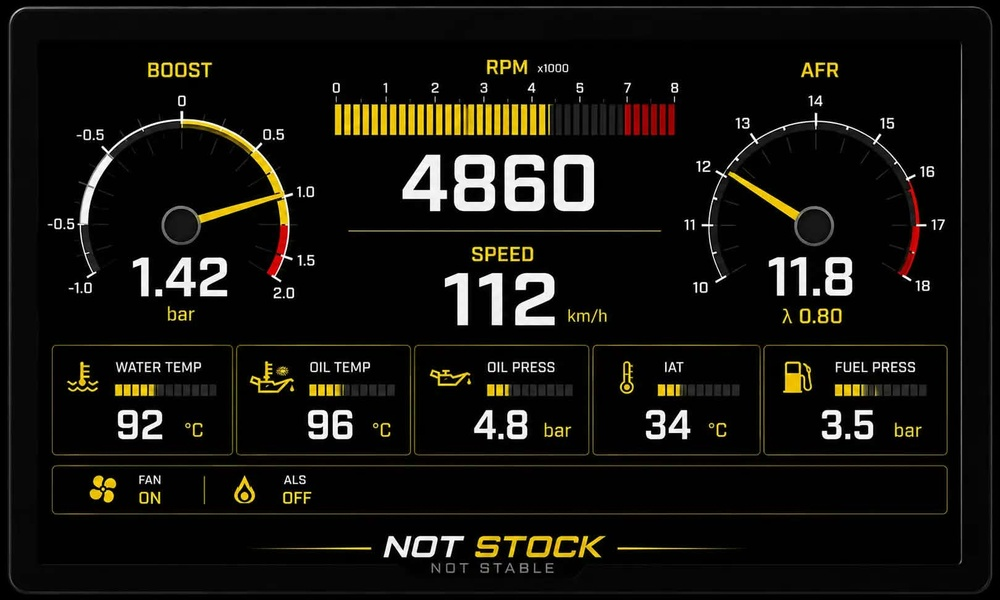
#> input picture dash/notstock-dash-7inch/assets/mockup.jpg, 1000 x 600 px, shrunk from 1619 x 971 before the run
$ python topng.py ../../notstock-dash-7inch/assets/mockup.jpg out.png
#> lines starting #> are read from the running program, lines starting #| are printed output that depends on the picture; after the words box and inside, x2 and y2 are one past the last pixel; in counts of white or black regions, pixels touching at a corner belong together
"""PPM from tools/sim -> PNG, masked to the round panel."""
import sys
from PIL import Image, ImageDraw
im = Image.open(sys.argv[1]).convert("RGB")
#> im is the input picture: PIL image 1000x600 RGB; mean R, G, B 19.7, 18.1, 14.1
w, h = im.size
#> w = 1000; h = 600
bg = Image.new("RGB", (w, h), (24, 24, 24))
#> bg: PIL image 1000x600 RGB; every value is 24
m = Image.new("L", (w, h), 0)
#> m: PIL image 1000x600 L; every value is 0
ImageDraw.Draw(m).ellipse((0, 0, w - 1, h - 1), fill=255)
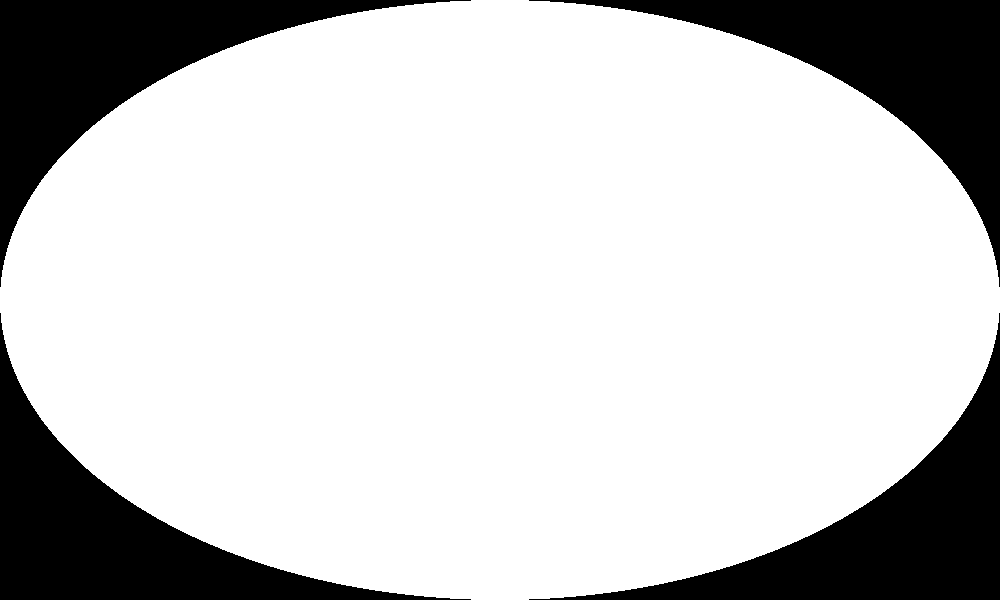
#> m: PIL image 1000x600 L; 78.5% white; 4 black regions, box (x1, y1, x2, y2) and area: (0, 0, 471, 287) 32212, (529, 0, 1000, 287) 32212, (0, 313, 471, 600) 32212, (529, 313, 1000, 600) 32212
bg.paste(im, (0, 0), m)
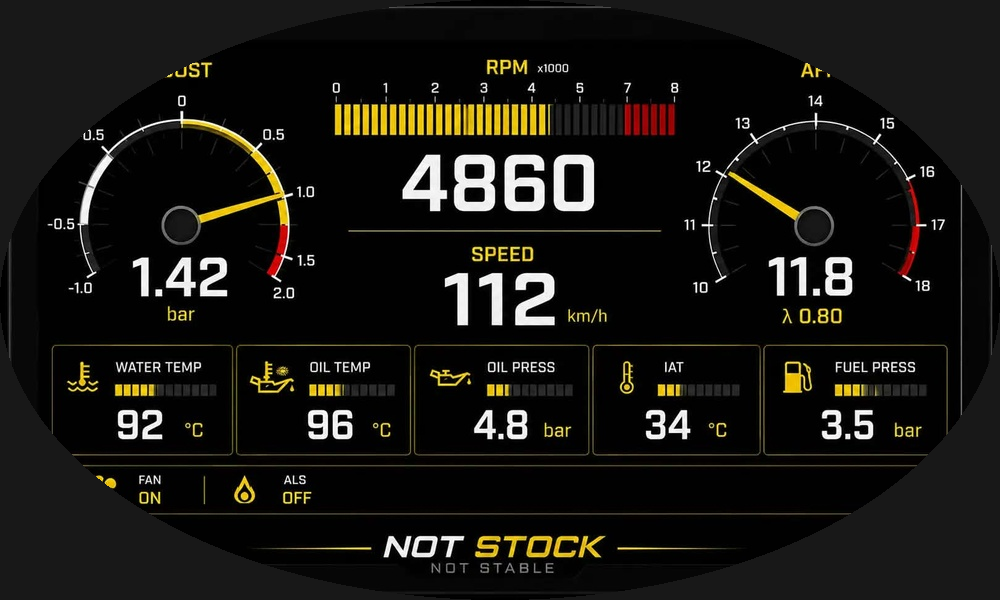
#> bg: PIL image 1000x600 RGB; mean R, G, B 23.1, 21.6, 17.8
bg.save(sys.argv[2])
